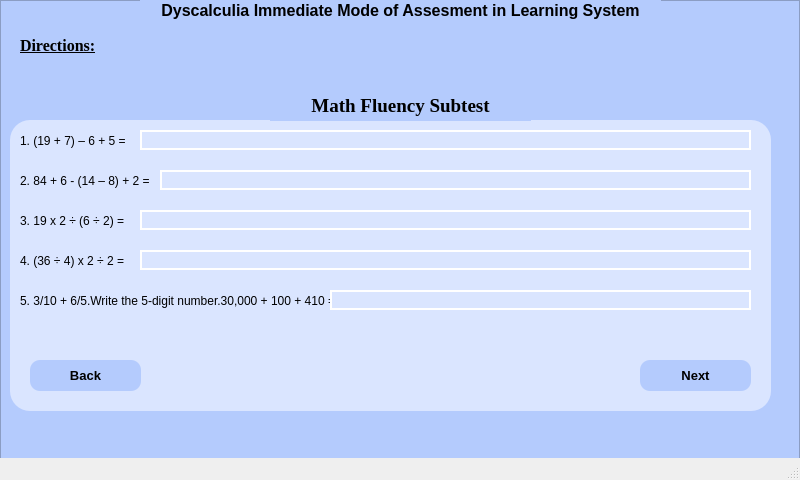
<?xml version="1.0" encoding="UTF-8"?>
<ui version="4.0">
 <class>MainWindow</class>
 <widget class="QMainWindow" name="MainWindow">
  <property name="geometry">
   <rect>
    <x>0</x>
    <y>0</y>
    <width>800</width>
    <height>480</height>
   </rect>
  </property>
  <property name="windowTitle">
   <string>MainWindow</string>
  </property>
  <widget class="QWidget" name="centralwidget">
   <widget class="QFrame" name="frame">
    <property name="geometry">
     <rect>
      <x>0</x>
      <y>0</y>
      <width>800</width>
      <height>480</height>
     </rect>
    </property>
    <property name="styleSheet">
     <string notr="true">background-color: rgb(180, 203, 253);</string>
    </property>
    <property name="frameShape">
     <enum>QFrame::StyledPanel</enum>
    </property>
    <property name="frameShadow">
     <enum>QFrame::Raised</enum>
    </property>
    <widget class="QFrame" name="frame_2">
     <property name="geometry">
      <rect>
       <x>10</x>
       <y>120</y>
       <width>761</width>
       <height>291</height>
      </rect>
     </property>
     <property name="styleSheet">
      <string notr="true">background-color: rgb(218, 229, 255);
border-radius: 20px;</string>
     </property>
     <property name="frameShape">
      <enum>QFrame::StyledPanel</enum>
     </property>
     <property name="frameShadow">
      <enum>QFrame::Raised</enum>
     </property>
     <widget class="QLabel" name="label_5">
      <property name="geometry">
       <rect>
        <x>10</x>
        <y>10</y>
        <width>741</width>
        <height>21</height>
       </rect>
      </property>
      <property name="text">
       <string>1. (19 + 7) – 6 + 5 = </string>
      </property>
     </widget>
     <widget class="QLabel" name="label_6">
      <property name="geometry">
       <rect>
        <x>10</x>
        <y>50</y>
        <width>741</width>
        <height>21</height>
       </rect>
      </property>
      <property name="text">
       <string>2. 84 + 6 - (14 – 8) + 2 = </string>
      </property>
     </widget>
     <widget class="QLabel" name="label_7">
      <property name="geometry">
       <rect>
        <x>10</x>
        <y>90</y>
        <width>741</width>
        <height>21</height>
       </rect>
      </property>
      <property name="text">
       <string>3. 19 x 2 ÷ (6 ÷ 2) = </string>
      </property>
     </widget>
     <widget class="QLabel" name="label_8">
      <property name="geometry">
       <rect>
        <x>10</x>
        <y>130</y>
        <width>741</width>
        <height>21</height>
       </rect>
      </property>
      <property name="text">
       <string>4. (36 ÷ 4) x 2 ÷ 2 = </string>
      </property>
     </widget>
     <widget class="QLabel" name="label_9">
      <property name="geometry">
       <rect>
        <x>10</x>
        <y>160</y>
        <width>741</width>
        <height>41</height>
       </rect>
      </property>
      <property name="text">
       <string>5. 3/10 + 6/5.Write the 5-digit number.30,000 + 100 + 410 =</string>
      </property>
     </widget>
     <widget class="QPushButton" name="pushButton_2">
      <property name="geometry">
       <rect>
        <x>630</x>
        <y>240</y>
        <width>111</width>
        <height>31</height>
       </rect>
      </property>
      <property name="font">
       <font>
        <pointsize>10</pointsize>
        <weight>75</weight>
        <bold>true</bold>
        <kerning>true</kerning>
       </font>
      </property>
      <property name="cursor">
       <cursorShape>PointingHandCursor</cursorShape>
      </property>
      <property name="acceptDrops">
       <bool>false</bool>
      </property>
      <property name="styleSheet">
       <string notr="true">background-color: rgb(180, 203, 253);
border-radius: 10px;</string>
      </property>
      <property name="text">
       <string>Next</string>
      </property>
      <property name="autoDefault">
       <bool>false</bool>
      </property>
     </widget>
     <widget class="QLineEdit" name="lineEdit">
      <property name="geometry">
       <rect>
        <x>130</x>
        <y>10</y>
        <width>611</width>
        <height>20</height>
       </rect>
      </property>
      <property name="styleSheet">
       <string notr="true">QLineEdit {
	border: 2px solid #FFFFFF;
}

QLineEdit:focus{
	border: 2px solid #000000
}</string>
      </property>
     </widget>
     <widget class="QLineEdit" name="lineEdit_2">
      <property name="geometry">
       <rect>
        <x>150</x>
        <y>50</y>
        <width>591</width>
        <height>20</height>
       </rect>
      </property>
      <property name="styleSheet">
       <string notr="true">QLineEdit {
	border: 2px solid #FFFFFF;
}

QLineEdit:focus{
	border: 2px solid #000000
}</string>
      </property>
     </widget>
     <widget class="QLineEdit" name="lineEdit_3">
      <property name="geometry">
       <rect>
        <x>130</x>
        <y>90</y>
        <width>611</width>
        <height>20</height>
       </rect>
      </property>
      <property name="styleSheet">
       <string notr="true">QLineEdit {
	border: 2px solid #FFFFFF;
}

QLineEdit:focus{
	border: 2px solid #000000
}</string>
      </property>
     </widget>
     <widget class="QLineEdit" name="lineEdit_4">
      <property name="geometry">
       <rect>
        <x>130</x>
        <y>130</y>
        <width>611</width>
        <height>20</height>
       </rect>
      </property>
      <property name="styleSheet">
       <string notr="true">QLineEdit {
	border: 2px solid #FFFFFF;
}

QLineEdit:focus{
	border: 2px solid #000000
}</string>
      </property>
     </widget>
     <widget class="QLineEdit" name="lineEdit_5">
      <property name="geometry">
       <rect>
        <x>320</x>
        <y>170</y>
        <width>421</width>
        <height>20</height>
       </rect>
      </property>
      <property name="styleSheet">
       <string notr="true">QLineEdit {
	border: 2px solid #FFFFFF;
}

QLineEdit:focus{
	border: 2px solid #000000
}</string>
      </property>
     </widget>
     <widget class="QPushButton" name="pushButton">
      <property name="geometry">
       <rect>
        <x>20</x>
        <y>240</y>
        <width>111</width>
        <height>31</height>
       </rect>
      </property>
      <property name="font">
       <font>
        <pointsize>10</pointsize>
        <weight>75</weight>
        <bold>true</bold>
       </font>
      </property>
      <property name="cursor">
       <cursorShape>PointingHandCursor</cursorShape>
      </property>
      <property name="styleSheet">
       <string notr="true">background-color: rgb(180, 203, 253);
border-radius: 10px;</string>
      </property>
      <property name="text">
       <string>Back</string>
      </property>
     </widget>
    </widget>
    <widget class="QLabel" name="label_4">
     <property name="geometry">
      <rect>
       <x>270</x>
       <y>90</y>
       <width>261</width>
       <height>31</height>
      </rect>
     </property>
     <property name="font">
      <font>
       <family>Times New Roman</family>
       <pointsize>14</pointsize>
       <weight>75</weight>
       <bold>true</bold>
       <underline>false</underline>
      </font>
     </property>
     <property name="mouseTracking">
      <bool>false</bool>
     </property>
     <property name="text">
      <string>Math Fluency Subtest</string>
     </property>
     <property name="alignment">
      <set>Qt::AlignCenter</set>
     </property>
    </widget>
    <widget class="QLabel" name="label">
     <property name="geometry">
      <rect>
       <x>140</x>
       <y>0</y>
       <width>521</width>
       <height>20</height>
      </rect>
     </property>
     <property name="font">
      <font>
       <pointsize>12</pointsize>
       <weight>75</weight>
       <bold>true</bold>
       <underline>false</underline>
      </font>
     </property>
     <property name="text">
      <string>Dyscalculia Immediate Mode of Assesment in Learning System</string>
     </property>
     <property name="alignment">
      <set>Qt::AlignCenter</set>
     </property>
     <property name="wordWrap">
      <bool>false</bool>
     </property>
    </widget>
    <widget class="QLabel" name="label_3">
     <property name="geometry">
      <rect>
       <x>20</x>
       <y>30</y>
       <width>91</width>
       <height>31</height>
      </rect>
     </property>
     <property name="font">
      <font>
       <family>Times New Roman</family>
       <pointsize>12</pointsize>
       <weight>75</weight>
       <bold>true</bold>
       <underline>true</underline>
      </font>
     </property>
     <property name="mouseTracking">
      <bool>false</bool>
     </property>
     <property name="text">
      <string>Directions:</string>
     </property>
    </widget>
   </widget>
  </widget>
  <widget class="QMenuBar" name="menubar">
   <property name="geometry">
    <rect>
     <x>0</x>
     <y>0</y>
     <width>800</width>
     <height>21</height>
    </rect>
   </property>
  </widget>
  <widget class="QStatusBar" name="statusbar"/>
 </widget>
 <resources/>
 <connections/>
</ui>
